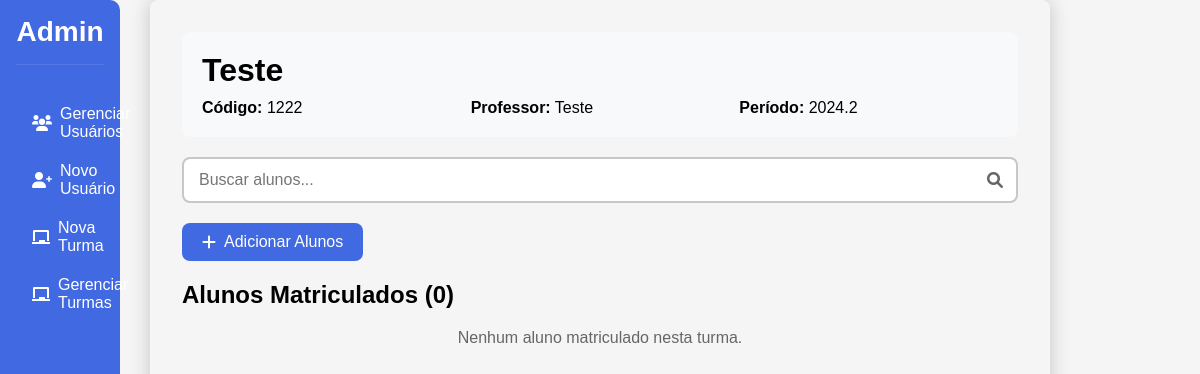
Page /admin/CRUD_turmas/visualizar_alunos/1222 on the committed database.
### app.py (models this page shows)
class Turma(db.Model):
    codigo_disciplina = db.Column(db.String(100), nullable=False, primary_key=True)
    nome = db.Column(db.String(100), nullable=False)
    professor_email = db.Column(db.String(150), db.ForeignKey('user.email'), nullable=False)
    ano = db.Column(db.Integer, nullable=False)
    semestre = db.Column(db.Integer, nullable=False)
    professor = db.relationship('User', backref='turmas_ministradas', foreign_keys=[professor_email])
    alunos = db.relationship('User',
                           secondary=alunos_turmas,
                           lazy='subquery',
                           backref=db.backref('turmas', lazy=True))

class User(db.Model):
    email = db.Column(db.String(150), unique=True, nullable=False, primary_key=True)
    nome = db.Column(db.String(150), nullable=False)
    cargo = db.Column(db.String(50), nullable=False)
    senha = db.Column(db.String(150), nullable=False)

### app.py (the view)
@app.route('/admin/CRUD_turmas/visualizar_alunos/<codigo>')
def vizualizar_alunos(codigo):
    turma = Turma.query.get_or_404(codigo)
    alunos = turma.alunos
    return render_template('admin/CRUD_turmas/vizualizar_alunos.html',
                         turma=turma,
                         alunos=alunos)

### templates/admin/CRUD_turmas/vizualizar_alunos.html (shortened to what this page needs)
<!DOCTYPE html>
<html lang="pt-BR">
<head>
    <link rel="stylesheet" href="{{ url_for('static', filename='css/CRUD_turmas/vizualizar_alunos.css') }}">
    <link rel="stylesheet" href="https://cdnjs.cloudflare.com/ajax/libs/font-awesome/6.0.0-beta3/css/all.min.css">
</head>
<body>
    <div class="navbar">
        <h2>Admin</h2>
        <ul>
            <li><a href="{{ url_for('gerenciar_usuarios') }}"><i class="fas fa-users"></i> Gerenciar Usuários</a></li>
            <li><a href="{{ url_for('criar_usuario') }}"><i class="fas fa-user-plus"></i> Novo Usuário</a></li>
            <li><a href="{{ url_for('criar_turma') }}"><i class="fas fa-chalkboard"></i> Nova Turma</a></li>
            <li><a href="{{ url_for('gerenciar_turmas') }}"><i class="fas fa-chalkboard"></i> Gerenciar Turmas</a></li>
        </ul>
    </div>
    <div class="container">
        <div class="turma-info">
            <h1>{{ turma.nome }}</h1>
            <div class="info-detalhes">
                <p><strong>Código:</strong> {{ turma.codigo_disciplina }}</p>
                <p><strong>Professor:</strong> {{ turma.professor.nome }}</p>
                <p><strong>Período:</strong> {{ turma.ano }}.{{ turma.semestre }}</p>
            </div>
        </div>
        <div class="search-box">
            <input type="text" id="searchInput" placeholder="Buscar alunos...">
            <i class="fas fa-search"></i>
        </div>
        <div class="header-actions">
            <a href="{{ url_for('adicionar_alunos', codigo=turma.codigo_disciplina) }}" class="add-btn">
                <i class="fas fa-plus"></i>
                Adicionar Alunos
            </a>
        </div>
        <div class="alunos-container">
            <h2>Alunos Matriculados ({{ alunos|length }})</h2>
            {% if alunos %}
            <table class="alunos-table">
                <thead>
                    <tr>
                        <th>Nome</th>
                        <th>Email</th>
                        <th>Ações</th>
                    </tr>
                </thead>
                <tbody>
                    {% for aluno in alunos %}
                    <tr class="aluno-item">
                        <td>{{ aluno.nome }}</td>
                        <td>{{ aluno.email }}</td>
                        <td>
                            <button onclick="removerAluno('{{ aluno.email }}')" class="remove-btn">
                                <i class="fas fa-user-minus"></i> Remover
                            </button>
                        </td>
                    </tr>
                    {% endfor %}
                </tbody>
            </table>
            {% else %}
            <p class="no-alunos">Nenhum aluno matriculado nesta turma.</p>
            {% endif %}
        </div>
    </div>
</body>
</html>

### static/css/CRUD_turmas/vizualizar_alunos.css (style rules this page uses)
* { margin: 0; padding: 0; box-sizing: border-box; font-family: 'Arial', sans-serif; }
body { background: #f5f5f5; min-height: 100vh; }
.navbar { width: 10%; background-color: #4169E1; color: white; padding: 1rem; position: fixed; height: 100%; border-top-right-radius: 10px; border-bottom-right-radius: 10px; }
.navbar h2 { text-align: center; margin-bottom: 2rem; padding-bottom: 1rem; border-bottom: 1px solid rgba(255, 255, 255, 0.1); font-size: 28px; color: var(--white-color); min-width: 60px; text-align: center; }
.navbar ul { list-style: none; padding: 0; }
.navbar ul li { margin-bottom: 5px; }
.navbar ul li a { color: white; text-decoration: none; display: flex; align-items: center; padding: 0.5rem 1rem; transition: background-color 0.3s; border-radius: 10px; }
.navbar ul li a i { margin-right: 0.5rem; }
.container { margin-left: 250px; padding: 2rem; border-radius: 8px; box-shadow: 0 0 20px rgba(0, 0, 0, 0.2); width: 75%; margin: auto; margin-top: 0; }
.turma-info { background: #f8f9fa; padding: 20px; border-radius: 8px; margin-bottom: 20px; }
.info-detalhes { margin-top: 10px; display: grid; grid-template-columns: repeat(auto-fit, minmax(200px, 1fr)); gap: 10px; }
.header-actions { display: flex; justify-content: space-between; align-items: center; margin-bottom: 20px; }
.add-btn { background-color: #4169E1; color: white; border: none; padding: 10px 20px; border-radius: 8px; cursor: pointer; text-decoration: none; display: flex; align-items: center; gap: 8px; transition: all 0.3s ease; font-weight: 500; }
.add-btn i { font-size: 16px; }
.search-box { position: relative; margin-bottom: 20px; }
.search-box input { width: 100%; padding: 12px 40px 12px 15px; border: 2px solid #c7c7c7; border-radius: 8px; font-size: 16px; transition: all 0.3s ease; }
.search-box i { position: absolute; right: 15px; top: 50%; transform: translateY(-50%); color: #666; }
.no-alunos { text-align: center; color: #666; padding: 20px; }

### rows in the picture
Turma: nome "Teste", codigo_disciplina "1222", ano "2024", semestre "2"
User: professor.nome "Teste"

### other values in the picture
{{ alunos|length }} "0"
